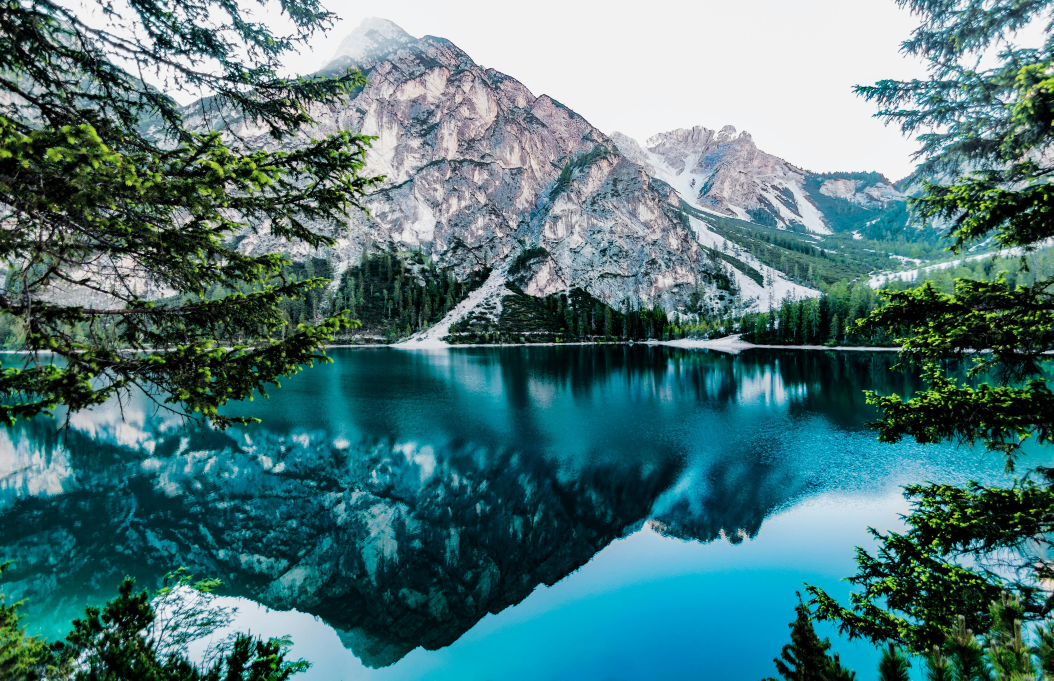
#> input picture paisagem.jpg, 5266 x 3403 px (shown at 1/5 size)
$ python Filtragem.py
#> lines starting #> are read from the running program, lines starting #| are printed output that depends on the picture
import numpy as np
import matplotlib.image as mpimg
from matplotlib import pyplot
from scipy.signal import convolve2d

def splot(img,lin,col,ind):
    pyplot.subplot(lin,col,ind) # para colocar mais de uma imagem em uma mesma janela
    pyplot.gray()
    pyplot.imshow(img.astype('uint8'))
    pyplot.axis('off')

def rgb2gray(img):
    return 0.2989*img[:,:,0] + 0.5870*img[:,:,1] + 0.1140*img[:,:,2]
im = mpimg.imread('paisagem.jpg')
#> im is the input picture: shape (3403, 5266, 3); mean R, G, B 78.5, 120.4, 122.4

filtro = (1.0/16)*np.array([[1,2,1],[2,4,2],[1,2,1]]) # matriz 3x3, filtro passa baixa filtra a alta frequencia e só deixa passar baixa
imGray = rgb2gray(im[400:900,200:625]) # a terceira dimensão vai mostrar tudo
#> in rgb2gray, `return 0.2989*img[:,:,0] + 0.5870*img[:,:,1] + 0.1140*img[:,:,2]`:
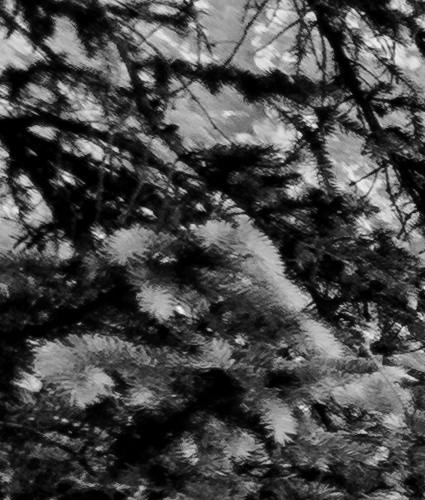
#> returned value: shape (500, 425) float64; min 0, max 251.9, mean 71.9

ruido = np.random.normal(0,0.3,imGray.shape) #media 0 e desvio padrao = 0.1
imRuidosa = imGray + ruido
imRuidosa[imRuidosa > 255] = 255 # condição dentro dos colchetes
imFiltrada = convolve2d(imRuidosa,filtro,boundary='symm',mode='same')
splot(imRuidosa,1,2,1); splot(imFiltrada,1,2,2)

pyplot.show()
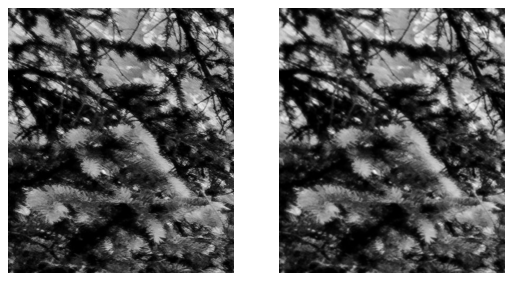
#> figure drawn by matplotlib, 2 panels
pyplot.close()
